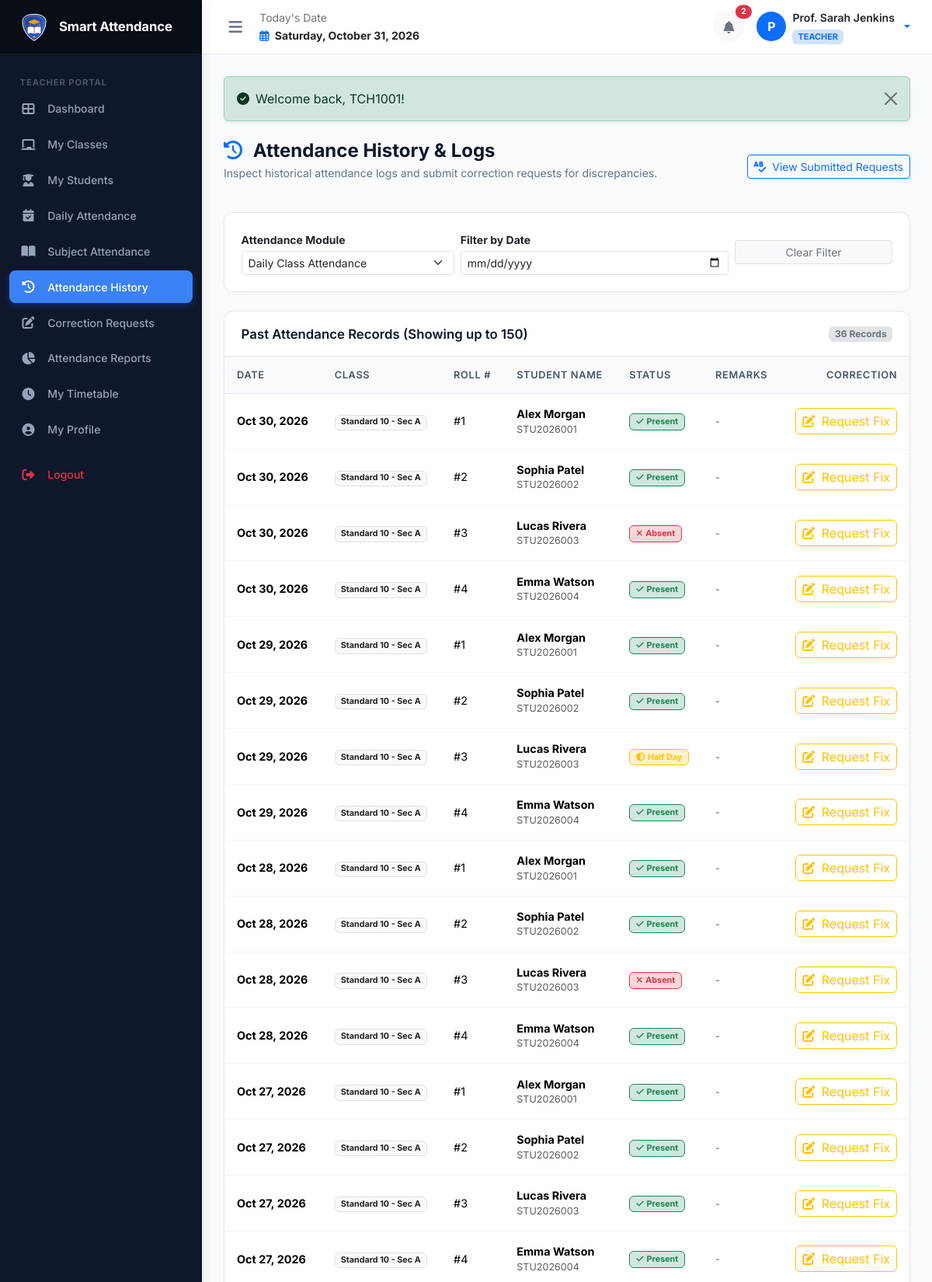
Screenshot of /teacher/attendance_history.php (signed in, upper part) with the database file from the repository.
### tables this page shows
CREATE TABLE `daily_attendance` (
  `id` INT AUTO_INCREMENT PRIMARY KEY,
  `student_id` INT NOT NULL,
  `class_id` INT NOT NULL,
  `section_id` INT NOT NULL,
  `academic_year_id` INT NOT NULL,
  `attendance_date` DATE NOT NULL,
  `status` ENUM('present', 'absent', 'late', 'half_day') NOT NULL,
  `marked_by` INT NOT NULL,
  `remarks` VARCHAR(255) NULL,
  `created_at` TIMESTAMP DEFAULT CURRENT_TIMESTAMP,
  `updated_at` TIMESTAMP DEFAULT CURRENT_TIMESTAMP ON UPDATE CURRENT_TIMESTAMP,
  UNIQUE KEY `uk_student_daily` (`student_id`, `attendance_date`),
  INDEX `idx_daily_filter` (`class_id`, `section_id`, `attendance_date`),
  FOREIGN KEY (`student_id`) REFERENCES `students`(`id`) ON DELETE CASCADE,
  FOREIGN KEY (`class_id`) REFERENCES `classes`(`id`) ON DELETE CASCADE,
  FOREIGN KEY (`section_id`) REFERENCES `sections`(`id`) ON DELETE CASCADE,
  FOREIGN KEY (`academic_year_id`) REFERENCES `academic_years`(`id`) ON DELETE CASCADE,
  FOREIGN KEY (`marked_by`) REFERENCES `users`(`id`) ON DELETE CASCADE
);

CREATE TABLE `classes` (
  `id` INT AUTO_INCREMENT PRIMARY KEY,
  `name` VARCHAR(100) NOT NULL UNIQUE,
  `type` ENUM('school', 'college') NOT NULL DEFAULT 'school',
  `numeric_level` INT NOT NULL,
  `created_at` TIMESTAMP DEFAULT CURRENT_TIMESTAMP,
  INDEX `idx_class_type` (`type`)
);

CREATE TABLE `sections` (
  `id` INT AUTO_INCREMENT PRIMARY KEY,
  `class_id` INT NOT NULL,
  `name` VARCHAR(20) NOT NULL,
  `created_at` TIMESTAMP DEFAULT CURRENT_TIMESTAMP,
  UNIQUE KEY `uk_class_section` (`class_id`, `name`),
  FOREIGN KEY (`class_id`) REFERENCES `classes`(`id`) ON DELETE CASCADE
);

CREATE TABLE `students` (
  `id` INT AUTO_INCREMENT PRIMARY KEY,
  `user_id` INT NOT NULL UNIQUE,
  `student_id` VARCHAR(50) NOT NULL UNIQUE,
  `admission_no` VARCHAR(50) NOT NULL UNIQUE,
  `roll_no` INT NOT NULL,
  `full_name` VARCHAR(150) NOT NULL,
  `photo` VARCHAR(255) NULL,
  `dob` DATE NULL,
  `gender` ENUM('male', 'female', 'other') DEFAULT 'male',
  `address` TEXT NULL,
  `class_id` INT NOT NULL,
  `section_id` INT NOT NULL,
  `academic_year_id` INT NOT NULL,
  `admission_date` DATE NULL,
  `created_at` TIMESTAMP DEFAULT CURRENT_TIMESTAMP,
  `updated_at` TIMESTAMP DEFAULT CURRENT_TIMESTAMP ON UPDATE CURRENT_TIMESTAMP,
  UNIQUE KEY `uk_class_section_roll` (`class_id`, `section_id`, `roll_no`),
  FOREIGN KEY (`user_id`) REFERENCES `users`(`id`) ON DELETE CASCADE,
  FOREIGN KEY (`class_id`) REFERENCES `classes`(`id`) ON DELETE CASCADE,
  FOREIGN KEY (`section_id`) REFERENCES `sections`(`id`) ON DELETE CASCADE,
  FOREIGN KEY (`academic_year_id`) REFERENCES `academic_years`(`id`) ON DELETE CASCADE
);

### teacher/attendance_history.php (the view, shortened to what this page needs)
<?php
require_once __DIR__ . '/../includes/functions.php';
$pdo = get_db_connection();
$currentUserId = (int)$_SESSION['user']['id'];
$tStmt = $pdo->prepare("SELECT id FROM teachers WHERE user_id = ?");
$tStmt->execute([$currentUserId]);
$teacherId = (int)$tStmt->fetchColumn();
$assignStmt = $pdo->prepare("SELECT DISTINCT class_id, section_id FROM teacher_assignments WHERE teacher_id = ?");
$assignStmt->execute([$teacherId]);
$pairs = $assignStmt->fetchAll();
$type = $_GET['type'] ?? 'daily';
$dateFilter = $_GET['date'] ?? '';
$records = [];
if (!empty($pairs)) {
    $csWhere = [];
    foreach ($pairs as $p) {
        $csWhere[] = "(a.class_id = {$p['class_id']} AND a.section_id = {$p['section_id']})";
    }
    $whereClause = "(" . implode(' OR ', $csWhere) . ")";
    $params = [];
    if ($type === 'daily') {
        $sql = "SELECT a.*, s.student_id, s.roll_no, s.full_name as student_name, c.name as class_name, sec.name as section_name
                FROM daily_attendance a
                JOIN students s ON a.student_id = s.id
                JOIN classes c ON a.class_id = c.id
                JOIN sections sec ON a.section_id = sec.id
                WHERE {$whereClause}
                ORDER BY a.attendance_date DESC, c.numeric_level, s.roll_no ASC
                LIMIT 150";
        $stmt = $pdo->prepare($sql);
        $stmt->execute($params);
        $records = $stmt->fetchAll();
    }
}
require_once __DIR__ . '/../includes/header.php';
require_once __DIR__ . '/../includes/sidebar.php';
require_once __DIR__ . '/../includes/navbar.php';
?>
<div class="page-header">
  <div>
    <h1 class="page-title"><i class="fas fa-history me-2 text-primary"></i> Attendance History & Logs</h1>
    <p class="page-subtitle">Inspect historical attendance logs and submit correction requests for discrepancies.</p>
  </div>
  <a href="<?= BASE_URL ?>/teacher/correction_request.php" class="btn btn-outline-primary btn-sm">
    <i class="fas fa-spell-check me-1"></i> View Submitted Requests
  </a>
</div>
<div class="card card-custom mb-4">
  <div class="card-body">
    <form method="GET" action="" class="row g-2 align-items-center">
      <div class="col-md-4">
        <label class="form-label small fw-bold mb-1">Attendance Module</label>
        <select name="type" class="form-select form-select-sm" onchange="this.form.submit()">
          <option value="daily" <?= ($type === 'daily') ? 'selected' : '' ?>>Daily Class Attendance</option>
        </select>
      </div>
      <div class="col-md-5">
        <label class="form-label small fw-bold mb-1">Filter by Date</label>
        <input type="date" name="date" class="form-control form-control-sm" value="<?= e($dateFilter) ?>" onchange="this.form.submit()">
      </div>
      <div class="col-md-3 d-flex align-items-end">
        <a href="<?= BASE_URL ?>/teacher/attendance_history.php?type=<?= e($type) ?>" class="btn btn-light btn-sm w-100 border text-secondary">Clear Filter</a>
      </div>
    </form>
  </div>
</div>
<div class="card card-custom">
  <div class="card-header d-flex justify-content-between align-items-center">
    <h5 class="card-title">Past Attendance Records (Showing up to 150)</h5>
    <span class="badge bg-secondary-subtle text-secondary"><?= count($records) ?> Records</span>
  </div>
  <div class="card-body p-0">
    <div class="table-responsive">
      <table class="table table-custom table-hover align-middle mb-0">
        <thead>
          <tr>
            <th>Date</th>
            <th>Class</th>
            <th>Roll #</th>
            <th>Student Name</th>
            <th>Status</th>
            <th>Remarks</th>
            <th class="text-end">Correction</th>
          </tr>
        </thead>
        <tbody>
          <?php if (!empty($records)): ?>
            <?php foreach ($records as $r): ?>
              <tr>
                <td><strong><?= format_date($r['attendance_date']) ?></strong></td>
                <td><span class="badge bg-light text-dark border"><?= e($r['class_name']) ?> - Sec <?= e($r['section_name']) ?></span></td>
                <td>#<?= $r['roll_no'] ?></td>
                <td>
                  <strong><?= e($r['student_name']) ?></strong>
                  <small class="text-muted d-block"><?= e($r['student_id']) ?></small>
                </td>
                <td><?= status_badge($r['status']) ?></td>
                <td><small class="text-muted"><?= e($r['remarks'] ?? '-') ?></small></td>
                <td class="text-end">
                  <a href="<?= BASE_URL ?>/teacher/correction_request.php?attendance_type=<?= e($type) ?>&attendance_id=<?= $r['id'] ?>&student_id=<?= $r['student_id'] ?>&original_status=<?= e($r['status']) ?>" class="btn btn-xs btn-outline-warning py-1 px-2 small">
                    <i class="fas fa-edit me-1"></i> Request Fix
                  </a>
                </td>
              </tr>
            <?php endforeach; ?>
          <?php else: ?>
            <tr><td colspan="<?= ($type === 'subject') ? '8' : '7' ?>" class="text-center py-4 text-muted">No attendance logs found.</td></tr>
          <?php endif; ?>
        </tbody>
      </table>
    </div>
  </div>
</div>
<?php require_once __DIR__ . '/../includes/footer.php'; ?>

### includes/functions.php (shortened to what this page needs)
<?php
function e(?string $value): string {
    return htmlspecialchars((string)($value ?? ''), ENT_QUOTES, 'UTF-8');
}
function get_flash_messages(): array {
    $messages = $_SESSION['flash'] ?? [];
    return $messages;
}
function render_flash_messages(): string {
    $messages = get_flash_messages();
    $html = '<div class="flash-messages-container mb-4">';
    foreach ($messages as $msg) {
        $alertClass = match ($msg['type']) {
            'success' => 'alert-success',
            'error', 'danger' => 'alert-danger',
            'warning' => 'alert-warning',
            default => 'alert-info'
        };
        $icon = match ($msg['type']) {
            'success' => 'fa-check-circle',
            'error', 'danger' => 'fa-exclamation-circle',
            'warning' => 'fa-exclamation-triangle',
            default => 'fa-info-circle'
        };
        $html .= '<div class="alert ' . $alertClass . ' alert-dismissible fade show shadow-sm" role="alert">';
        $html .= '<i class="fas ' . $icon . ' me-2"></i>' . e($msg['message']);
        $html .= '<button type="button" class="btn-close" data-bs-dismiss="alert" aria-label="Close"></button>';
        $html .= '</div>';
    }
    $html .= '</div>';
    return $html;
}
function format_date(?string $date, string $format = 'M d, Y'): string {
    $timestamp = strtotime($date);
    return $timestamp ? date($format, $timestamp) : '-';
}
function status_badge(string $status): string {
    $status = strtolower($status);
    return match ($status) {
        'present' => '<span class="badge bg-success-subtle text-success border border-success px-2 py-1"><i class="fas fa-check me-1"></i>Present</span>',
        'absent' => '<span class="badge bg-danger-subtle text-danger border border-danger px-2 py-1"><i class="fas fa-times me-1"></i>Absent</span>',
        'late' => '<span class="badge bg-warning-subtle text-warning-emphasis border border-warning px-2 py-1"><i class="fas fa-clock me-1"></i>Late</span>',
        'half_day' => '<span class="badge bg-warning-subtle text-warning border border-warning px-2 py-1"><i class="fas fa-adjust me-1"></i>Half Day</span>',
        'on_leave' => '<span class="badge bg-info-subtle text-info-emphasis border border-info px-2 py-1"><i class="fas fa-plane me-1"></i>On Leave</span>',
        'active' => '<span class="badge bg-success text-white px-2 py-1">Active</span>',
        'inactive' => '<span class="badge bg-secondary text-white px-2 py-1">Inactive</span>',
        'pending' => '<span class="badge bg-warning text-dark px-2 py-1"><i class="fas fa-hourglass-half me-1"></i>Pending</span>',
        'approved' => '<span class="badge bg-success text-white px-2 py-1"><i class="fas fa-check me-1"></i>Approved</span>',
        'rejected' => '<span class="badge bg-danger text-white px-2 py-1"><i class="fas fa-ban me-1"></i>Rejected</span>',
        default => '<span class="badge bg-secondary px-2 py-1">' . e(ucfirst($status)) . '</span>'
    };
}

### assets/css/style.css (style rules this page uses)
:root { --primary: #1e40af; --primary-hover: #1e3a8a; --primary-light: #eff6ff; --secondary: #64748b; --accent: #3b82f6; --dark-sidebar: #0f172a; --sidebar-hover: #1e293b; --sidebar-text: #94a3b8; --sidebar-text-active: #ffffff; --bg-main: #f8fafc; --card-bg: #ffffff; --border-color: #e2e8f0; --text-main: #1e293b; --text-muted: #64748b; --status-present: #10b981; --status-absent: #ef4444; --status-late: #f59e0b; --status-halfday: #f97316; --status-leave: #06b6d4; --sidebar-width: 260px; --sidebar-collapsed-width: 76px; --topbar-height: 70px; --transition: all 0.25s cubic-bezier(0.4, 0, 0.2, 1); }
body { font-family: 'Inter', -apple-system, BlinkMacSystemFont, "Segoe UI", Roboto, Oxygen, Ubuntu, Cantarell, sans-serif; background-color: var(--bg-main); color: var(--text-main); min-height: 100vh; margin: 0; padding: 0; }
h1, h2, h3, h4, h5, h6 { font-weight: 600; color: #0f172a; }
a { text-decoration: none; transition: var(--transition); }
.page-header { margin-bottom: 1.5rem; display: flex; align-items: center; justify-content: space-between; flex-wrap: wrap; gap: 1rem; }
.page-title { font-size: 1.5rem; font-weight: 700; color: #0f172a; margin: 0; }
.page-subtitle { color: var(--text-muted); font-size: 0.88rem; margin-top: 0.2rem; }
.card-custom { background: #ffffff; border: 1px solid var(--border-color); border-radius: 12px; box-shadow: 0 2px 6px rgba(0, 0, 0, 0.02); margin-bottom: 1.5rem; }
.card-custom .card-header { background: transparent; border-bottom: 1px solid var(--border-color); padding: 1.15rem 1.35rem; display: flex; align-items: center; justify-content: space-between; }
.card-custom .card-header .card-title { font-size: 1.05rem; font-weight: 600; color: #0f172a; margin: 0; }
.card-custom .card-body { padding: 1.35rem; }
.table-custom { margin: 0; }
.table-custom thead th { background-color: #f8fafc; color: #475569; font-weight: 600; font-size: 0.8rem; text-transform: uppercase; letter-spacing: 0.05em; border-bottom: 1px solid var(--border-color); padding: 0.85rem 1rem; }
.table-custom tbody td { padding: 0.95rem 1rem; vertical-align: middle; border-bottom: 1px solid #f1f5f9; font-size: 0.9rem; }

### rows the page displays
daily_attendance: attendance_date "Oct 30, 2026", class.name "Standard 10", section.name "A", student.roll_no "1", student.full_name "Alex Morgan", student.student_id "STU2026001", status "Present", remarks "-"
daily_attendance: attendance_date "Oct 30, 2026", class.name "Standard 10", section.name "A", student.roll_no "2", student.full_name "Sophia Patel", student.student_id "STU2026002", status "Present", remarks "-"
daily_attendance: attendance_date "Oct 30, 2026", class.name "Standard 10", section.name "A", student.roll_no "3", student.full_name "Lucas Rivera", student.student_id "STU2026003", status "Absent", remarks "-"
daily_attendance: attendance_date "Oct 30, 2026", class.name "Standard 10", section.name "A", student.roll_no "4", student.full_name "Emma Watson", student.student_id "STU2026004", status "Present", remarks "-"
daily_attendance: attendance_date "Oct 29, 2026", class.name "Standard 10", section.name "A", student.roll_no "1", student.full_name "Alex Morgan", student.student_id "STU2026001", status "Present", remarks "-"
daily_attendance: attendance_date "Oct 29, 2026", class.name "Standard 10", section.name "A", student.roll_no "2", student.full_name "Sophia Patel", student.student_id "STU2026002", status "Present", remarks "-"
daily_attendance: attendance_date "Oct 29, 2026", class.name "Standard 10", section.name "A", student.roll_no "3", student.full_name "Lucas Rivera", student.student_id "STU2026003", status "Half Day", remarks "-"
daily_attendance: attendance_date "Oct 29, 2026", class.name "Standard 10", section.name "A", student.roll_no "4", student.full_name "Emma Watson", student.student_id "STU2026004", status "Present", remarks "-"
daily_attendance: attendance_date "Oct 28, 2026", class.name "Standard 10", section.name "A", student.roll_no "1", student.full_name "Alex Morgan", student.student_id "STU2026001", status "Present", remarks "-"
daily_attendance: attendance_date "Oct 28, 2026", class.name "Standard 10", section.name "A", student.roll_no "2", student.full_name "Sophia Patel", student.student_id "STU2026002", status "Present", remarks "-"
daily_attendance: attendance_date "Oct 28, 2026", class.name "Standard 10", section.name "A", student.roll_no "3", student.full_name "Lucas Rivera", student.student_id "STU2026003", status "Absent", remarks "-"
daily_attendance: attendance_date "Oct 28, 2026", class.name "Standard 10", section.name "A", student.roll_no "4", student.full_name "Emma Watson", student.student_id "STU2026004", status "Present", remarks "-"
daily_attendance: attendance_date "Oct 27, 2026", class.name "Standard 10", section.name "A", student.roll_no "1", student.full_name "Alex Morgan", student.student_id "STU2026001", status "Present", remarks "-"
daily_attendance: attendance_date "Oct 27, 2026", class.name "Standard 10", section.name "A", student.roll_no "2", student.full_name "Sophia Patel", student.student_id "STU2026002", status "Present", remarks "-"
daily_attendance: attendance_date "Oct 27, 2026", class.name "Standard 10", section.name "A", student.roll_no "3", student.full_name "Lucas Rivera", student.student_id "STU2026003", status "Present", remarks "-"
daily_attendance: attendance_date "Oct 27, 2026", class.name "Standard 10", section.name "A", student.roll_no "4", student.full_name "Emma Watson", student.student_id "STU2026004", status "Present", remarks "-"

### other values shown
$unreadCount "2"
substr($user['full_name'] ?? 'U', 0, 1) "P"
$user['full_name'] "Prof. Sarah Jenkins"
$user['role'] "TEACHER"
$msg['message'] "Welcome back, TCH1001!"
count($records) "36"
